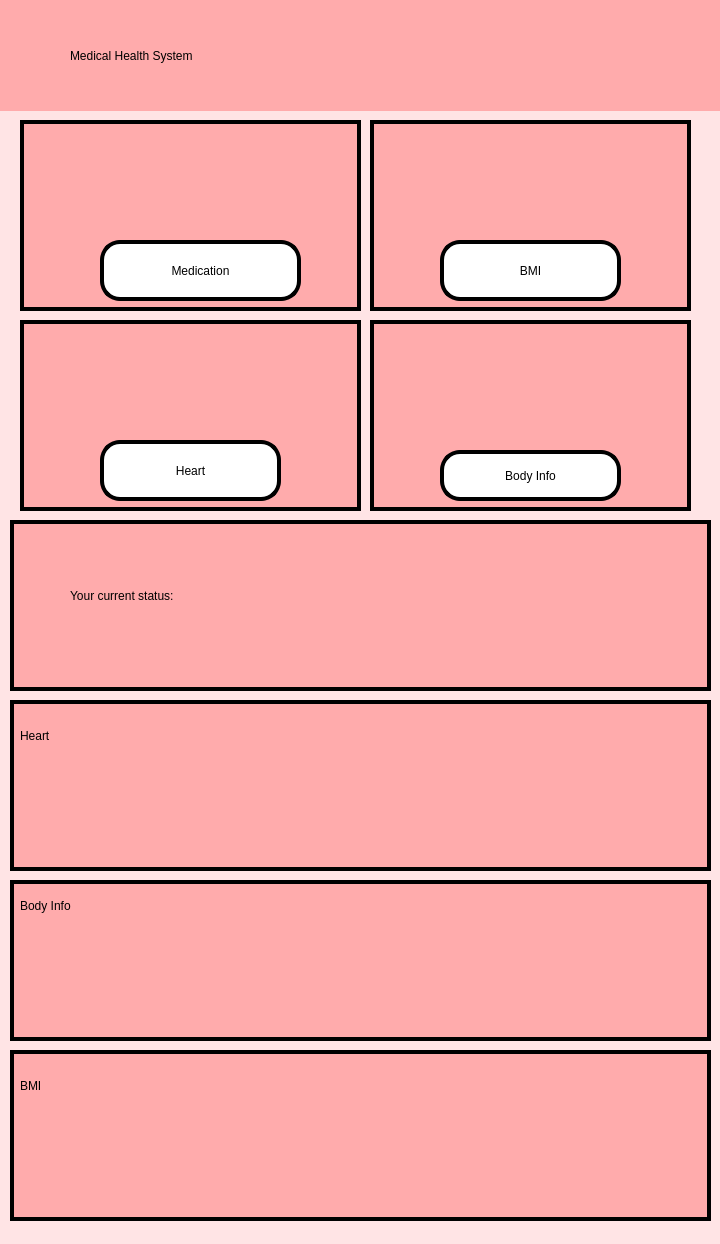
<?xml version="1.0" encoding="UTF-8"?>
<ui version="4.0">
 <class>MainWindow</class>
 <widget class="QMainWindow" name="MainWindow">
  <property name="geometry">
   <rect>
    <x>0</x>
    <y>0</y>
    <width>720</width>
    <height>1244</height>
   </rect>
  </property>
  <property name="windowTitle">
   <string>MainWindow</string>
  </property>
  <property name="styleSheet">
   <string notr="true">background-color: rgb(255, 228, 229);</string>
  </property>
  <widget class="QWidget" name="centralwidget">
   <widget class="QWidget" name="widget" native="true">
    <property name="geometry">
     <rect>
      <x>0</x>
      <y>-30</y>
      <width>720</width>
      <height>1280</height>
     </rect>
    </property>
    <property name="styleSheet">
     <string notr="true">background-color: rgb(255, 228, 229);</string>
    </property>
    <widget class="QWidget" name="widget_2" native="true">
     <property name="geometry">
      <rect>
       <x>-10</x>
       <y>20</y>
       <width>731</width>
       <height>121</height>
      </rect>
     </property>
     <property name="styleSheet">
      <string notr="true">background-color: rgb(255, 171, 172);
</string>
     </property>
     <widget class="QLabel" name="label">
      <property name="geometry">
       <rect>
        <x>80</x>
        <y>30</y>
        <width>561</width>
        <height>71</height>
       </rect>
      </property>
      <property name="layoutDirection">
       <enum>Qt::LeftToRight</enum>
      </property>
      <property name="styleSheet">
       <string notr="true">font: 30pt &quot;MS Shell Dlg 2&quot;;
text-align: center;
border:0px;</string>
      </property>
      <property name="text">
       <string>Medical Health System</string>
      </property>
     </widget>
     <widget class="QLabel" name="Setting">
      <property name="geometry">
       <rect>
        <x>610</x>
        <y>20</y>
        <width>101</width>
        <height>91</height>
       </rect>
      </property>
      <property name="styleSheet">
       <string notr="true"> border: none;
background-color: none;
</string>
      </property>
      <property name="text">
       <string/>
      </property>
      <property name="pixmap">
       <pixmap resource="Config.qrc">:/newPrefix/gears.png</pixmap>
      </property>
      <property name="scaledContents">
       <bool>true</bool>
      </property>
     </widget>
     <widget class="QPushButton" name="setting">
      <property name="geometry">
       <rect>
        <x>650</x>
        <y>54</y>
        <width>21</width>
        <height>21</height>
       </rect>
      </property>
      <property name="styleSheet">
       <string notr="true">border-radius:20px;
bakcground color: none
border-radius:20px;


</string>
      </property>
      <property name="text">
       <string/>
      </property>
     </widget>
    </widget>
    <widget class="QWidget" name="widget_3" native="true">
     <property name="geometry">
      <rect>
       <x>20</x>
       <y>150</y>
       <width>341</width>
       <height>191</height>
      </rect>
     </property>
     <property name="styleSheet">
      <string notr="true">background-color: rgb(255, 171, 172);
border: 4px solid black;
</string>
     </property>
     <widget class="QPushButton" name="Medication">
      <property name="geometry">
       <rect>
        <x>80</x>
        <y>120</y>
        <width>201</width>
        <height>61</height>
       </rect>
      </property>
      <property name="styleSheet">
       <string notr="true">color: rgb(0, 0, 0);
background-color: white;
border-radius:20px;
font: 23pt &quot;MS Shell Dlg 2&quot;;


</string>
      </property>
      <property name="text">
       <string>Medication</string>
      </property>
     </widget>
     <widget class="QLabel" name="medpic">
      <property name="geometry">
       <rect>
        <x>60</x>
        <y>-50</y>
        <width>231</width>
        <height>251</height>
       </rect>
      </property>
      <property name="styleSheet">
       <string notr="true"> border: none;
background-color: none;
</string>
      </property>
      <property name="text">
       <string/>
      </property>
      <property name="pixmap">
       <pixmap resource="Config.qrc">:/newPrefix/Pill_Bottle.png</pixmap>
      </property>
      <property name="scaledContents">
       <bool>true</bool>
      </property>
     </widget>
     <zorder>medpic</zorder>
     <zorder>Medication</zorder>
    </widget>
    <widget class="QWidget" name="widget_6" native="true">
     <property name="geometry">
      <rect>
       <x>10</x>
       <y>550</y>
       <width>701</width>
       <height>171</height>
      </rect>
     </property>
     <property name="styleSheet">
      <string notr="true">background-color: rgb(255, 171, 172);
border: 4px solid black;
</string>
     </property>
     <widget class="QLabel" name="Name">
      <property name="geometry">
       <rect>
        <x>10</x>
        <y>10</y>
        <width>421</width>
        <height>51</height>
       </rect>
      </property>
      <property name="styleSheet">
       <string notr="true">font: 20pt &quot;MS Shell Dlg 2&quot;;
color: rgb(0, 0, 0);
border: none;
</string>
      </property>
      <property name="text">
       <string/>
      </property>
     </widget>
     <widget class="QLabel" name="Status">
      <property name="geometry">
       <rect>
        <x>70</x>
        <y>90</y>
        <width>371</width>
        <height>41</height>
       </rect>
      </property>
      <property name="styleSheet">
       <string notr="true">font: 16pt &quot;MS Shell Dlg 2&quot;;
color: rgb(0, 0, 0);
border: none;
</string>
      </property>
      <property name="text">
       <string/>
      </property>
     </widget>
     <widget class="QLabel" name="welcome">
      <property name="geometry">
       <rect>
        <x>500</x>
        <y>10</y>
        <width>181</width>
        <height>151</height>
       </rect>
      </property>
      <property name="styleSheet">
       <string notr="true">border: 0px</string>
      </property>
      <property name="text">
       <string/>
      </property>
      <property name="pixmap">
       <pixmap resource="Config.qrc">:/newPrefix/handwave.png</pixmap>
      </property>
      <property name="scaledContents">
       <bool>true</bool>
      </property>
     </widget>
     <widget class="QLabel" name="label_2">
      <property name="geometry">
       <rect>
        <x>60</x>
        <y>50</y>
        <width>311</width>
        <height>51</height>
       </rect>
      </property>
      <property name="styleSheet">
       <string notr="true">font: 16pt &quot;MS Shell Dlg 2&quot;;
color: rgb(0, 0, 0);
border: none;
</string>
      </property>
      <property name="text">
       <string>Your current status:</string>
      </property>
     </widget>
    </widget>
    <widget class="QWidget" name="widget_7" native="true">
     <property name="geometry">
      <rect>
       <x>10</x>
       <y>730</y>
       <width>701</width>
       <height>171</height>
      </rect>
     </property>
     <property name="styleSheet">
      <string notr="true">background-color: rgb(255, 171, 172);
border: 4px solid black;
</string>
     </property>
     <widget class="QLabel" name="label_6">
      <property name="geometry">
       <rect>
        <x>10</x>
        <y>10</y>
        <width>141</width>
        <height>51</height>
       </rect>
      </property>
      <property name="styleSheet">
       <string notr="true">font: 30pt &quot;MS Shell Dlg 2&quot;;
border-width:0px;</string>
      </property>
      <property name="text">
       <string>Heart</string>
      </property>
     </widget>
     <widget class="QLabel" name="blackheart">
      <property name="geometry">
       <rect>
        <x>510</x>
        <y>10</y>
        <width>181</width>
        <height>151</height>
       </rect>
      </property>
      <property name="styleSheet">
       <string notr="true">border: 0px</string>
      </property>
      <property name="text">
       <string/>
      </property>
      <property name="pixmap">
       <pixmap resource="Config.qrc">:/newPrefix/blackheart.png</pixmap>
      </property>
      <property name="scaledContents">
       <bool>true</bool>
      </property>
     </widget>
     <widget class="QLabel" name="DISPLAY_HEART">
      <property name="geometry">
       <rect>
        <x>60</x>
        <y>70</y>
        <width>401</width>
        <height>61</height>
       </rect>
      </property>
      <property name="styleSheet">
       <string notr="true">font: 18pt &quot;MS Shell Dlg 2&quot;;
color: rgb(0, 0, 0);
border: 0px;</string>
      </property>
      <property name="text">
       <string/>
      </property>
     </widget>
    </widget>
    <widget class="QWidget" name="widget_4" native="true">
     <property name="geometry">
      <rect>
       <x>370</x>
       <y>150</y>
       <width>321</width>
       <height>191</height>
      </rect>
     </property>
     <property name="styleSheet">
      <string notr="true">background-color: rgb(255, 171, 172);
border: 4px solid black;
</string>
     </property>
     <widget class="QPushButton" name="BMI">
      <property name="geometry">
       <rect>
        <x>70</x>
        <y>120</y>
        <width>181</width>
        <height>61</height>
       </rect>
      </property>
      <property name="styleSheet">
       <string notr="true">color: rgb(0, 0, 0);
background-color: white;
border-radius:20px;
font: 23pt &quot;MS Shell Dlg 2&quot;;

</string>
      </property>
      <property name="text">
       <string>BMI</string>
      </property>
     </widget>
     <widget class="QLabel" name="BMIpic">
      <property name="geometry">
       <rect>
        <x>90</x>
        <y>10</y>
        <width>141</width>
        <height>111</height>
       </rect>
      </property>
      <property name="styleSheet">
       <string notr="true"> border: none;
background-color: none;
</string>
      </property>
      <property name="text">
       <string/>
      </property>
      <property name="pixmap">
       <pixmap resource="Config.qrc">:/newPrefix/bmipic.png</pixmap>
      </property>
      <property name="scaledContents">
       <bool>true</bool>
      </property>
     </widget>
    </widget>
    <widget class="QWidget" name="widget_8" native="true">
     <property name="geometry">
      <rect>
       <x>10</x>
       <y>910</y>
       <width>701</width>
       <height>161</height>
      </rect>
     </property>
     <property name="styleSheet">
      <string notr="true">background-color: rgb(255, 171, 172);
border: 4px solid black;
</string>
     </property>
     <widget class="QLabel" name="label_9">
      <property name="geometry">
       <rect>
        <x>10</x>
        <y>-10</y>
        <width>231</width>
        <height>71</height>
       </rect>
      </property>
      <property name="styleSheet">
       <string notr="true">font: 30pt &quot;MS Shell Dlg 2&quot;;
border-width:0px;
background-color: none;
</string>
      </property>
      <property name="text">
       <string>Body Info</string>
      </property>
     </widget>
     <widget class="QLabel" name="bodyinfo">
      <property name="geometry">
       <rect>
        <x>510</x>
        <y>10</y>
        <width>171</width>
        <height>141</height>
       </rect>
      </property>
      <property name="styleSheet">
       <string notr="true">border: 0px</string>
      </property>
      <property name="text">
       <string/>
      </property>
      <property name="pixmap">
       <pixmap resource="Config.qrc">:/newPrefix/temperature.png</pixmap>
      </property>
      <property name="scaledContents">
       <bool>true</bool>
      </property>
     </widget>
     <widget class="QLabel" name="DISPLAY_TEMP">
      <property name="geometry">
       <rect>
        <x>60</x>
        <y>70</y>
        <width>401</width>
        <height>61</height>
       </rect>
      </property>
      <property name="styleSheet">
       <string notr="true">font: 18pt &quot;MS Shell Dlg 2&quot;;
color: rgb(0, 0, 0);
border: 0px;</string>
      </property>
      <property name="text">
       <string/>
      </property>
     </widget>
    </widget>
    <widget class="QWidget" name="widget_9" native="true">
     <property name="geometry">
      <rect>
       <x>10</x>
       <y>1080</y>
       <width>701</width>
       <height>171</height>
      </rect>
     </property>
     <property name="styleSheet">
      <string notr="true">background-color: rgb(255, 171, 172);
border: 4px solid black;
</string>
     </property>
     <widget class="QLabel" name="label_11">
      <property name="geometry">
       <rect>
        <x>10</x>
        <y>10</y>
        <width>181</width>
        <height>51</height>
       </rect>
      </property>
      <property name="styleSheet">
       <string notr="true">font: 30pt &quot;MS Shell Dlg 2&quot;;
border-width:0px;</string>
      </property>
      <property name="text">
       <string>BMI</string>
      </property>
     </widget>
     <widget class="QLabel" name="scale">
      <property name="geometry">
       <rect>
        <x>510</x>
        <y>10</y>
        <width>171</width>
        <height>151</height>
       </rect>
      </property>
      <property name="styleSheet">
       <string notr="true">border: 0px</string>
      </property>
      <property name="text">
       <string/>
      </property>
      <property name="pixmap">
       <pixmap resource="Config.qrc">:/newPrefix/scale.png</pixmap>
      </property>
      <property name="scaledContents">
       <bool>true</bool>
      </property>
     </widget>
     <widget class="QLabel" name="DISPLAY_BMI">
      <property name="geometry">
       <rect>
        <x>540</x>
        <y>80</y>
        <width>111</width>
        <height>51</height>
       </rect>
      </property>
      <property name="styleSheet">
       <string notr="true">font: 13pt &quot;MS Shell Dlg 2&quot;;
color: rgb(0, 0, 0);
background-color: none;
border: 0px;</string>
      </property>
      <property name="text">
       <string/>
      </property>
     </widget>
     <widget class="QLabel" name="DISPLAY_BMI_STATUS">
      <property name="geometry">
       <rect>
        <x>70</x>
        <y>70</y>
        <width>401</width>
        <height>61</height>
       </rect>
      </property>
      <property name="styleSheet">
       <string notr="true">font: 18pt &quot;MS Shell Dlg 2&quot;;
color: rgb(0, 0, 0);
border: 0px;</string>
      </property>
      <property name="text">
       <string/>
      </property>
     </widget>
    </widget>
    <widget class="QWidget" name="widget_5" native="true">
     <property name="geometry">
      <rect>
       <x>20</x>
       <y>350</y>
       <width>341</width>
       <height>191</height>
      </rect>
     </property>
     <property name="styleSheet">
      <string notr="true">background-color: rgb(255, 171, 172);
border: 4px solid black;
</string>
     </property>
     <widget class="QLabel" name="heartpic">
      <property name="geometry">
       <rect>
        <x>10</x>
        <y>10</y>
        <width>321</width>
        <height>111</height>
       </rect>
      </property>
      <property name="styleSheet">
       <string notr="true"> border: none;
</string>
      </property>
      <property name="text">
       <string/>
      </property>
      <property name="pixmap">
       <pixmap resource="Config.qrc">:/newPrefix/heart.png</pixmap>
      </property>
      <property name="scaledContents">
       <bool>true</bool>
      </property>
     </widget>
     <widget class="QPushButton" name="Heart">
      <property name="geometry">
       <rect>
        <x>80</x>
        <y>120</y>
        <width>181</width>
        <height>61</height>
       </rect>
      </property>
      <property name="styleSheet">
       <string notr="true">color: rgb(0, 0, 0);
background-color: white;
border-radius:20px;
font: 23pt &quot;MS Shell Dlg 2&quot;;

</string>
      </property>
      <property name="text">
       <string>Heart</string>
      </property>
     </widget>
    </widget>
    <widget class="QWidget" name="widget_10" native="true">
     <property name="geometry">
      <rect>
       <x>370</x>
       <y>350</y>
       <width>321</width>
       <height>191</height>
      </rect>
     </property>
     <property name="styleSheet">
      <string notr="true">background-color: rgb(255, 171, 172);
border: 4px solid black;
</string>
     </property>
     <widget class="QPushButton" name="Body">
      <property name="geometry">
       <rect>
        <x>70</x>
        <y>130</y>
        <width>181</width>
        <height>51</height>
       </rect>
      </property>
      <property name="styleSheet">
       <string notr="true">color: rgb(0, 0, 0);
background-color: white;
border-radius:20px;
font: 23pt &quot;MS Shell Dlg 2&quot;;

</string>
      </property>
      <property name="text">
       <string>Body Info</string>
      </property>
     </widget>
     <widget class="QLabel" name="personpic">
      <property name="geometry">
       <rect>
        <x>90</x>
        <y>10</y>
        <width>141</width>
        <height>111</height>
       </rect>
      </property>
      <property name="styleSheet">
       <string notr="true"> border: none;
background-color: none;
</string>
      </property>
      <property name="text">
       <string/>
      </property>
      <property name="pixmap">
       <pixmap resource="Config.qrc">:/newPrefix/person.png</pixmap>
      </property>
      <property name="scaledContents">
       <bool>true</bool>
      </property>
     </widget>
    </widget>
   </widget>
  </widget>
  <widget class="QStatusBar" name="statusbar"/>
 </widget>
 <resources>
  <include location="Config.qrc"/>
 </resources>
 <connections/>
</ui>
